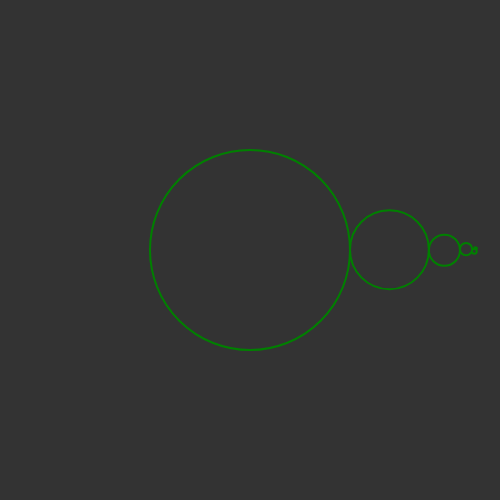
Frame 1 (no input)
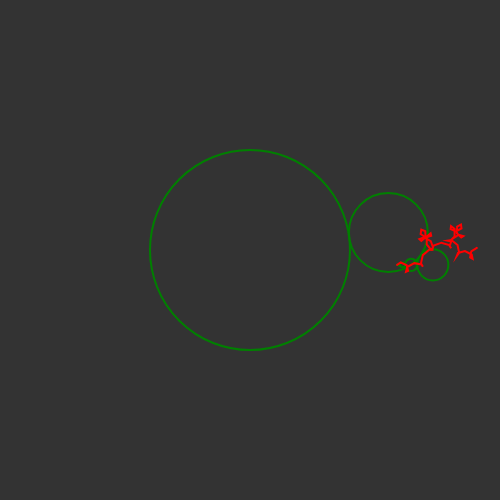
Frame 60 (no input)
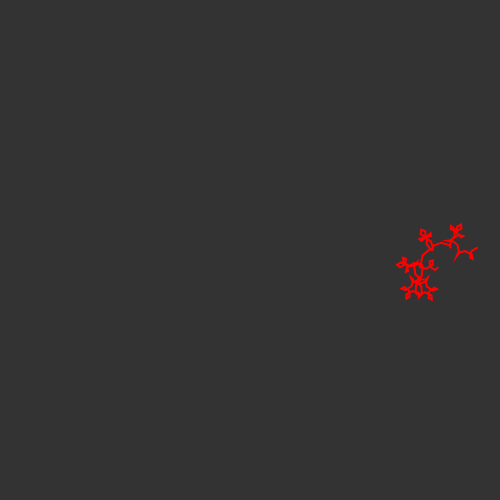
Frame 120 (the mouse pressed at the canvas centre since frame 60)

The p5.js sketch that drew these frames (run headless with seeded random() and noise() and a simulated clock; from frame 60 on, the mouse is pressed at the canvas centre):

// p5.js sketch
// ── sketch.js
let circles = [], trail = [], k, l, n, res;

function setup() {
    createCanvas(500, 500);
    k = 6;
    l = 1;
    res = 10;
    n = 10;
    for (let i = 0; i < n; i++) {
        new Circle(100 * (Math.E * k) ** -(2 * i / k));
    }
}

function draw() {

    background(51);

    // Update and draw circles
    circles.forEach((c, i) => {
        c.update();
        c.draw(i == circles.length - 1);
    });

    // Draw trail
    stroke('red');
    beginShape();
    trail.forEach(pt => vertex(pt.x, pt.y));
    endShape();

    // Reset trail if getting too long
    if (trail.length > 10000) trail = [];
}

class Circle {
    constructor(r) {

        circles.push(this);

        this.n = circles.length - 1;
        this.parent = circles[this.n - 1] || null;
        this.pos = createVector(width / 2, height / 2);
        this.r = r;
        this.theta = 0;
        this.vel = (1 - k) ** (this.n - 1) * TWO_PI / 60 / res;

    }
    update() {
        this.theta += this.vel;
        this.theta %= TWO_PI;
        if (this.parent) {
            this.pos = p5.Vector
                .fromAngle(this.parent.theta)
                .mult(this.parent.r + l * this.r)
                .add(this.parent.pos);
        }
    }
    draw(drawTrail = false) {
        noFill();
        if (!mouseIsPressed) {
            stroke('green');
            strokeWeight(2);
            ellipse(this.pos.x, this.pos.y, this.r * 2, this.r * 2);
        }
        if (drawTrail) {
            let pt = p5.Vector
                .fromAngle(this.theta)
                .mult(this.r)
                .add(this.pos);
            trail.push(pt);
        }
    }
}
